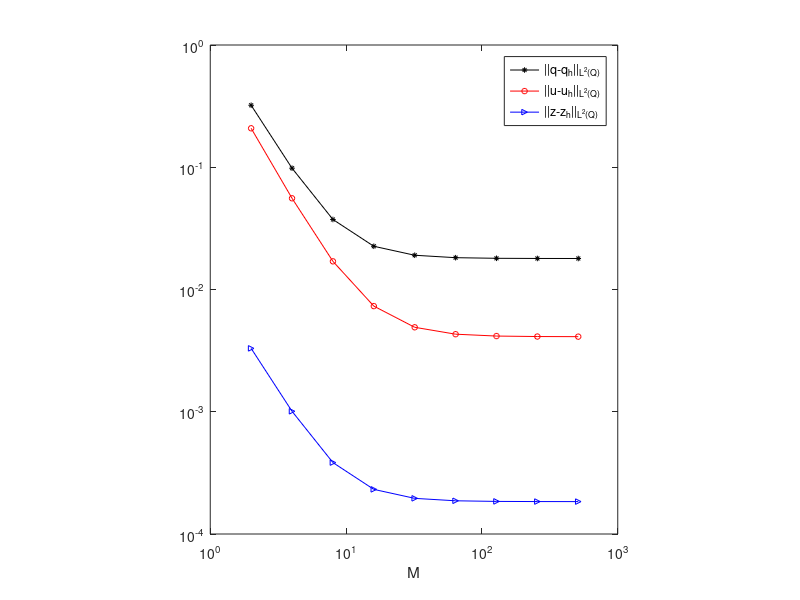
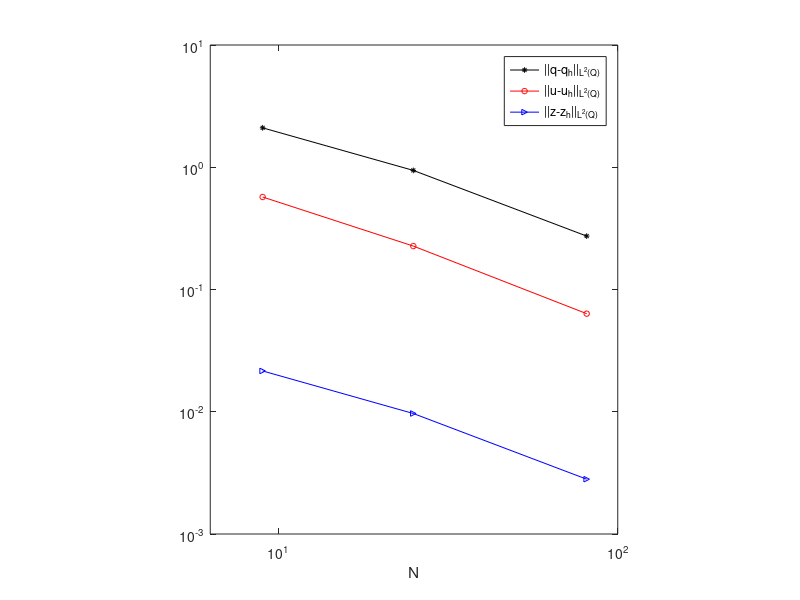

Write MATLAB code to recreate these figures, in order.
clear;clc;

err_t = [2	4	8	16	32	64	128	256	512
0.321369	0.0982261	0.0373951	0.0225755	0.0190623	0.0182093	0.0179981	0.0179454	0.0179322
0.208343	0.0557345	0.016996	0.00731414	0.00490785	0.00430993	0.00416085	0.00412361	0.0041143
0.00329917	0.00100839	0.000383897	0.00023176	0.000195693	0.000186936	0.000184768	0.000184227	0.000184092
];

x_t = log(err_t(1,:))/log(10);
q_t = log(err_t(2,:))/log(10);
u_t = log(err_t(3,:))/log(10);
z_t = log(err_t(4,:))/log(10);

figure
hold on
plot(x_t, q_t, 'k*-', 'MarkerSize', 4)
plot(x_t, u_t, 'ro-', 'MarkerSize', 4)
plot(x_t, z_t, 'b>-', 'MarkerSize', 4)
xticks([0, 1, 2, 3])
xticklabels({'10^0','10^1','10^2','10^3'})
yticks([-4, -3, -2, -1, 0])
yticklabels({'10^{-4}','10^{-3}','10^{-2}','10^{-1}','10^{0}'})
box on
xlabel('M')
legend('||q-q_h||_{L^2(Q)}', '||u-u_h||_{L^2(Q)}', '||z-z_h||_{L^2(Q)}');
pbaspect([5 6 1])
saveas(gcf, 'err_t.png');



err_x = [2.10069	0.942463	0.273515
0.571098	0.226629	0.0634399
0.0215656	0.00967531	0.0028079
];

n = 2;
x_x = [];
for i=1:size(err_x, 2)
    x_x = [x_x, (n*2^(i-1)+1)^2];
end

x_x = log(x_x)/log(10);
q_x = log(err_x(1,:))/log(10);
u_x = log(err_x(2,:))/log(10);
z_x = log(err_x(3,:))/log(10);


figure
hold on
plot(x_x, q_x, 'k*-', 'MarkerSize', 4)
plot(x_x, u_x, 'ro-', 'MarkerSize', 4)
plot(x_x, z_x, 'b>-', 'MarkerSize', 4)
xticks([0, 1, 2, 3])
xticklabels({'10^0','10^1','10^2','10^3'})
ylim([-3, 1])
yticks([-4, -3, -2, -1, 0, 1])
yticklabels({'10^{-4}','10^{-3}','10^{-2}','10^{-1}','10^{0}','10^{1}'})
box on
xlabel('N')
legend('||q-q_h||_{L^2(Q)}', '||u-u_h||_{L^2(Q)}', '||z-z_h||_{L^2(Q)}');
pbaspect([5 6 1])
saveas(gcf, 'err_x.png');
